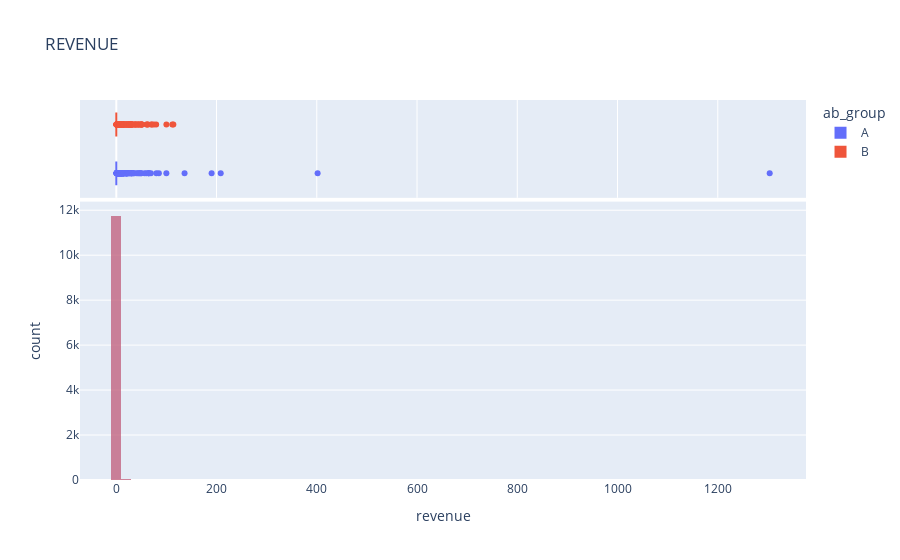

The notebook cell this image was saved under:
### Code cell
import plotly.express as px
fig = px.histogram(data,
                   x='revenue',
                   color = 'ab_group',
                   title='REVENUE',
                   marginal = 'box',
                   nbins = 100,
                   barmode='overlay')

fig.show()

### Figure 1 — Plotly figure (JSON) as saved in the notebook; plotly's stock layout.template omitted (floating-point values rounded to 4 significant figures; data arrays with more than 128 entries replaced by an {"elided": "..."} marker saying what was removed)
{"data": [{"alignmentgroup": "True", "bingroup": "x", "hovertemplate": "ab_group=A<br>revenue=%{x}<br>count=%{y}<extra></extra>", "legendgroup": "A", "marker": {"color": "#636efa", "opacity": 0.5, "pattern": {"shape": ""}}, "name": "A", "nbinsx": 100, "offsetgroup": "A", "orientation": "v", "showlegend": true, "type": "histogram", "x": {"elided": "11835 float values"}, "xaxis": "x", "yaxis": "y"}, {"alignmentgroup": "True", "hovertemplate": "ab_group=A<br>revenue=%{x}<extra></extra>", "legendgroup": "A", "marker": {"color": "#636efa"}, "name": "A", "notched": true, "offsetgroup": "A", "showlegend": false, "type": "box", "x": {"elided": "11835 float values"}, "xaxis": "x2", "yaxis": "y2"}, {"alignmentgroup": "True", "bingroup": "x", "hovertemplate": "ab_group=B<br>revenue=%{x}<br>count=%{y}<extra></extra>", "legendgroup": "B", "marker": {"color": "#EF553B", "opacity": 0.5, "pattern": {"shape": ""}}, "name": "B", "nbinsx": 100, "offsetgroup": "B", "orientation": "v", "showlegend": true, "type": "histogram", "x": {"elided": "11817 float values"}, "xaxis": "x", "yaxis": "y"}, {"alignmentgroup": "True", "hovertemplate": "ab_group=B<br>revenue=%{x}<extra></extra>", "legendgroup": "B", "marker": {"color": "#EF553B"}, "name": "B", "notched": true, "offsetgroup": "B", "showlegend": false, "type": "box", "x": {"elided": "11817 float values"}, "xaxis": "x2", "yaxis": "y2"}], "layout": {"barmode": "overlay", "legend": {"title": {"text": "ab_group"}, "tracegroupgap": 0}, "title": {"text": "REVENUE"}, "xaxis": {"anchor": "y", "domain": [0, 1], "title": {"text": "revenue"}}, "xaxis2": {"anchor": "y2", "domain": [0, 1], "matches": "x", "showgrid": true, "showticklabels": false}, "yaxis": {"anchor": "x", "domain": [0, 0.7326], "title": {"text": "count"}}, "yaxis2": {"anchor": "x2", "domain": [0.7426, 1], "matches": "y2", "showgrid": false, "showline": false, "showticklabels": false, "ticks": ""}}}
